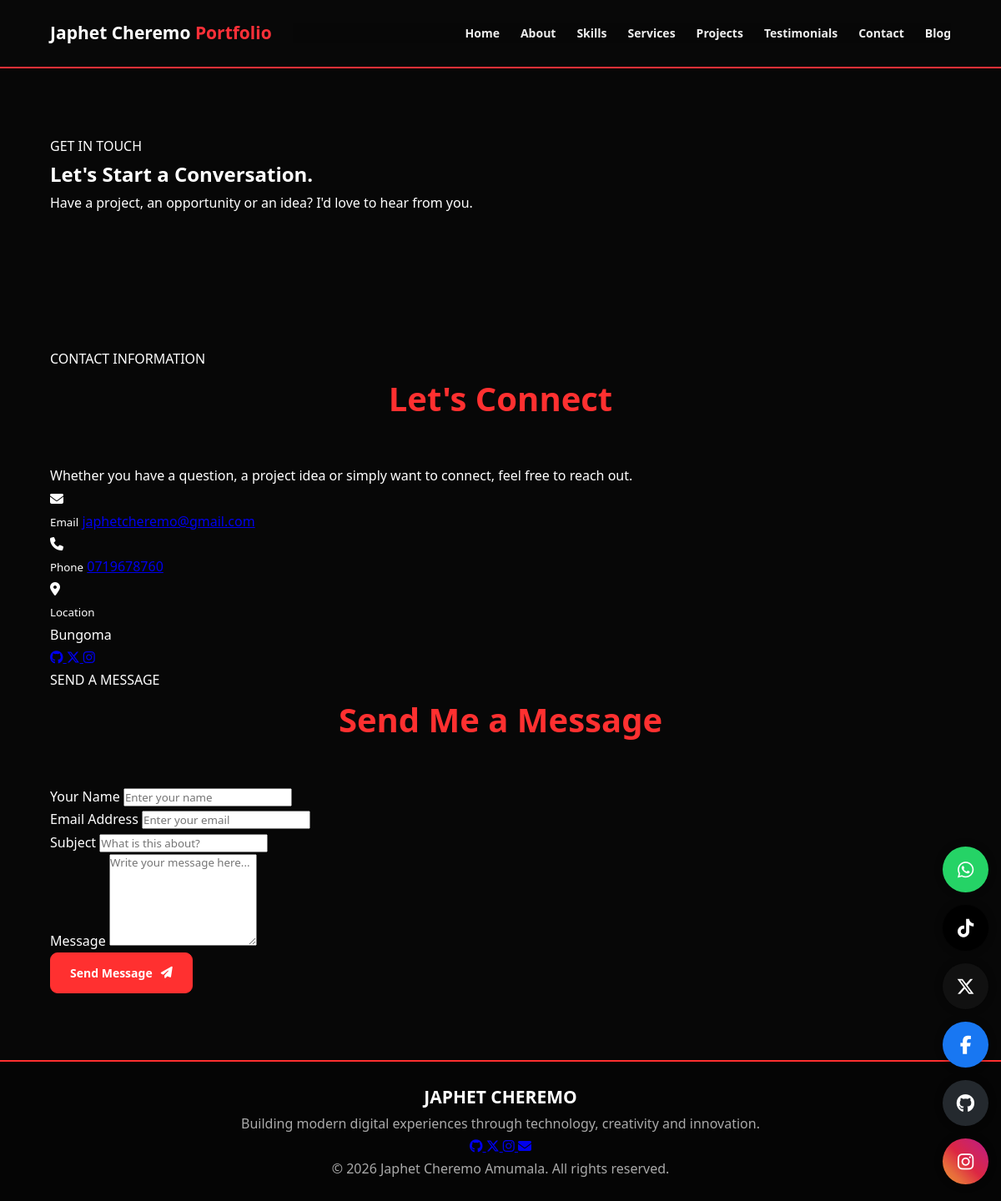
Page /contact/ on the earlier database version.
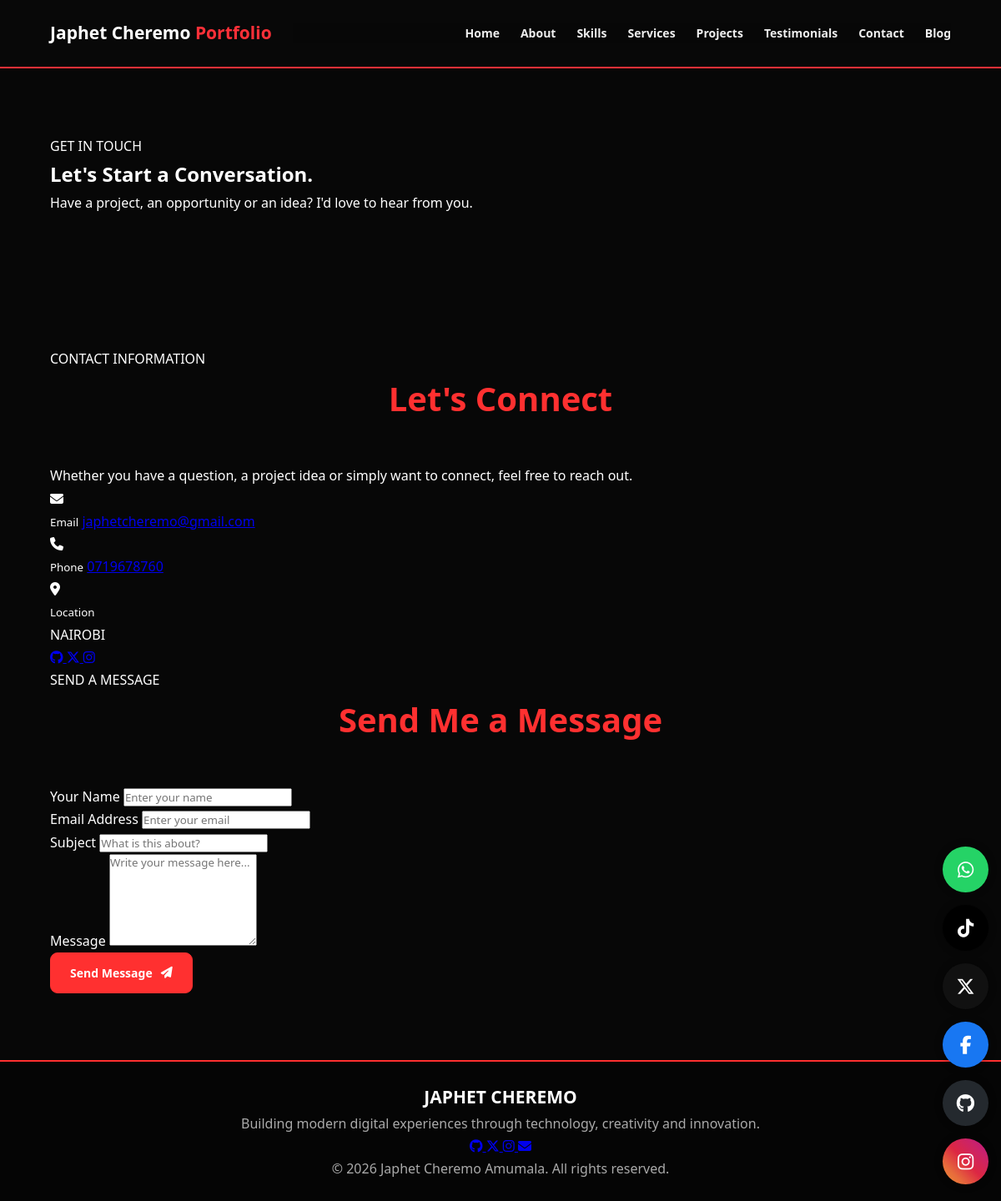
Same page on the later database version.
### kenya/models.py (models this page shows, shortened)
class Profile(models.Model):
    full_name = models.CharField(max_length=200)
    profession = models.CharField(max_length=200)
    slogan = models.CharField(max_length=300)
    email = models.EmailField()
    phone = models.CharField(max_length=20)
    location = models.CharField(max_length=200)
    bio = models.TextField()
    profile_image = models.ImageField(upload_to="profile/")
    cover_image = models.ImageField(upload_to="cover/")
    cv = models.FileField(upload_to="cv/")
    github = models.URLField(blank=True)
    linkedin = models.URLField(blank=True)
    twitter = models.URLField(blank=True)
    instagram = models.URLField(blank=True)
    facebook = models.URLField(blank=True)
    youtube = models.URLField(blank=True)
    whatsapp = models.CharField(max_length=20)
    created = models.DateTimeField(auto_now_add=True)

### kenya/views.py (the view, shortened to what this page needs)
# urls.py: path("contact/", views.contact, name="contact"),
def contact(request):
    profile = Profile.objects.first()
    context = {
        "profile": profile,
        "settings": SiteSettings.objects.first(),
    }
    return render(
        request,
        "kenya/contact.html",
        context
    )

### kenya/templates/kenya/contact.html (shortened to what this page needs)
{% extends 'base.html' %}
{% block content %}
<section class="inner-page-hero">
    <div class="container">
        <span class="page-eyebrow">GET IN TOUCH</span>
        <h1>Let's Start a <span>Conversation.</span></h1>
        <p>Have a project, an opportunity or an idea? I'd love to hear from you.</p>
    </div>
</section>
<section class="contact-page-section">
    <div class="container contact-page-grid">
        <div class="contact-information">
            <span class="page-eyebrow">CONTACT INFORMATION</span>
            <h2>Let's Connect</h2>
            <p>
                Whether you have a question, a project idea or simply want
                to connect, feel free to reach out.
            </p>
            <div class="contact-detail">
                <div class="contact-detail-icon">
                    <i class="fas fa-envelope"></i>
                </div>
                <div>
                    <small>Email</small>
                    <a href="mailto:{{ profile.email }}">{{ profile.email }}</a>
                </div>
            </div>
            <div class="contact-detail">
                <div class="contact-detail-icon">
                    <i class="fas fa-phone"></i>
                </div>
                <div>
                    <small>Phone</small>
                    <a href="tel:{{ profile.phone }}">{{ profile.phone }}</a>
                </div>
            </div>
            <div class="contact-detail">
                <div class="contact-detail-icon">
                    <i class="fas fa-location-dot"></i>
                </div>
                <div>
                    <small>Location</small>
                    <p>{{ profile.location }}</p>
                </div>
            </div>
            <div class="contact-social-links">
                {% if profile.github %}
                <a href="{{ profile.github }}" target="_blank" rel="noopener" aria-label="GitHub">
                    <i class="fab fa-github"></i>
                </a>
                {% endif %}
                {% if profile.twitter %}
                <a href="{{ profile.twitter }}" target="_blank" rel="noopener" aria-label="X">
                    <i class="fab fa-x-twitter"></i>
                </a>
                {% endif %}
                {% if profile.instagram %}
                <a href="{{ profile.instagram }}" target="_blank" rel="noopener" aria-label="Instagram">
                    <i class="fab fa-instagram"></i>
                </a>
                {% endif %}
            </div>
        </div>
        <div class="contact-form-card">
            <span class="page-eyebrow">SEND A MESSAGE</span>
            <h2>Send Me a Message</h2>
            <form method="POST" action="">
                <div class="form-group">
                    <label for="contact-name">Your Name</label>
                    <input type="text" id="contact-name" name="name" placeholder="Enter your name" required>
                </div>
                <div class="form-group">
                    <label for="contact-email">Email Address</label>
                    <input type="email" id="contact-email" name="email" placeholder="Enter your email" required>
                </div>
                <div class="form-group">
                    <label for="contact-subject">Subject</label>
                    <input type="text" id="contact-subject" name="subject" placeholder="What is this about?" required>
                </div>
                <div class="form-group">
                    <label for="contact-message">Message</label>
                    <textarea id="contact-message" name="message" rows="6" placeholder="Write your message here..." required></textarea>
                </div>
                <button type="submit" class="about-btn">
                    Send Message <i class="fas fa-paper-plane"></i>
                </button>
            </form>
        </div>
    </div>
</section>
{% endblock %}

Differences in the rows shown:
changed Profile "japhetcheremo@gmail.com": location "Bungoma" → "NAIROBI"
